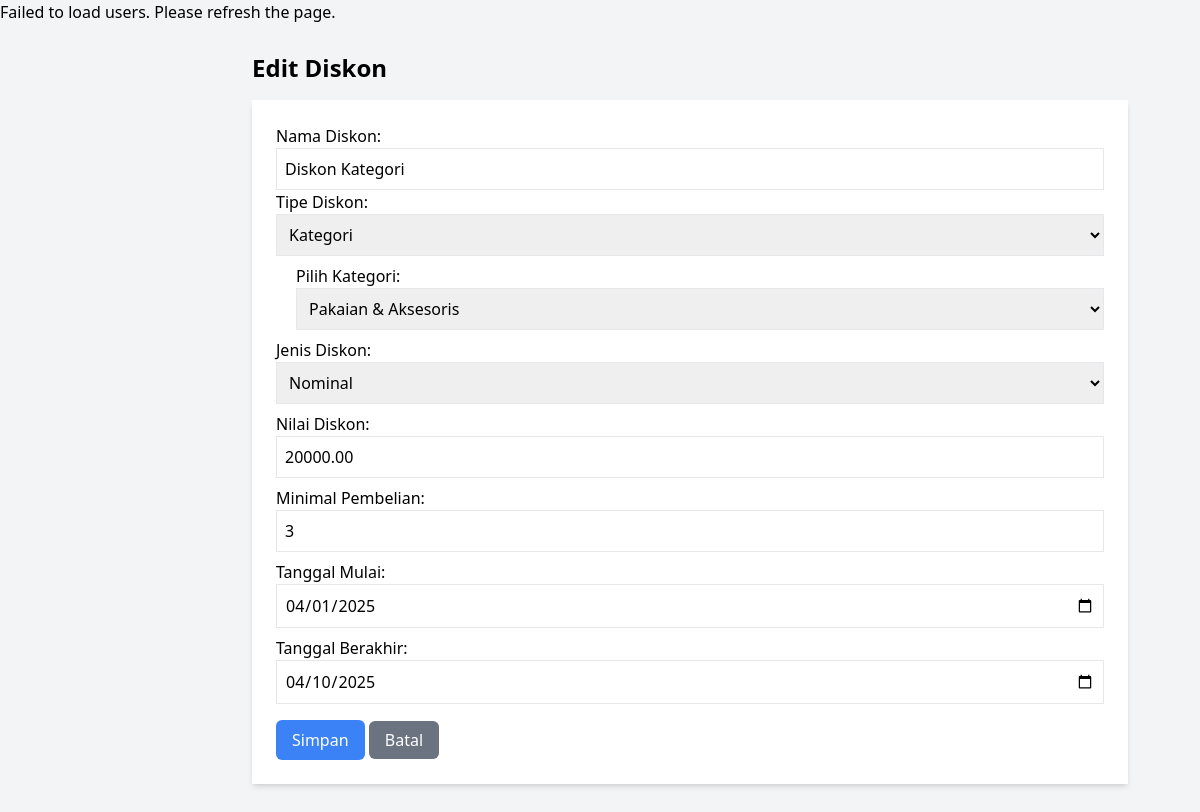
The page /admin/discount_form.php?id=2 on the database its author committed.
### tables this page shows
CREATE TABLE `discounts` (
  `id` int NOT NULL,
  `name` varchar(255) NOT NULL,
  `type` enum('product','category') NOT NULL,
  `product_id` int DEFAULT NULL,
  `category_id` int DEFAULT NULL,
  `discount_type` enum('percentage','fixed') NOT NULL,
  `discount_value` decimal(10,2) NOT NULL,
  `min_quantity` int DEFAULT '1',
  `start_date` date NOT NULL,
  `end_date` date NOT NULL,
  `created_at` timestamp NULL DEFAULT CURRENT_TIMESTAMP,
  `updated_at` timestamp NULL DEFAULT CURRENT_TIMESTAMP ON UPDATE CURRENT_TIMESTAMP
);

CREATE TABLE `categories` (
  `id` int NOT NULL,
  `category_name` varchar(50) NOT NULL,
  `created_at` timestamp NULL DEFAULT CURRENT_TIMESTAMP,
  `updated_at` timestamp NULL DEFAULT CURRENT_TIMESTAMP ON UPDATE CURRENT_TIMESTAMP
);

### admin/discount_form.php (the view, shortened to what this page needs)
<?php
require '../connection.php';
$discount = [
    'id' => '','name' => '', 'type' => '', 'product_id' => '', 'category_id' => '',
    'discount_type' => '', 'discount_value' => '', 'min_quantity' => '1',
    'start_date' => '', 'end_date' => ''
];
if (isset($_GET['id'])) {
    $stmt = $pdo->prepare("SELECT * FROM discounts WHERE id = ?");
    $stmt->execute([$_GET['id']]);
    $discount = $stmt->fetch(PDO::FETCH_ASSOC);
}
$categories = $pdo->query("SELECT * FROM categories")->fetchAll(PDO::FETCH_ASSOC);
?>
<!DOCTYPE html>
<html lang="en">
<head>
    <script src="https://cdn.tailwindcss.com"></script>
</head>
<body class="bg-gray-100">
    <div id="sidebar"></div>
    <div class="ml-60 w-9/12 px-3 py-7">
        <h2 class="text-2xl font-bold mb-4"><?= $discount['id'] ? 'Edit' : 'Tambah' ?> Diskon</h2>
        <form action="discount_process.php" method="POST" class="bg-white p-6 w-98 shadow-md">
            <label>Nama Diskon:</label>
            <input type="text" name="name" value="<?= $discount['name'] ?>"
                class="border p-2 w-full" required>
            <label>Tipe Diskon:</label>
            <select name="type" id="discountType" class="border p-2 w-full" required>
                <option value="category" <?= $discount['type'] == 'category' ? 'selected' : '' ?>>Kategori</option>
            </select>
            <div id="categorySelect" class="mt-2 ml-5" style="display: none;">
                <label>Pilih Kategori:</label>
                <select name="category_id" class="border p-2 w-full">
                    <?php foreach ($categories as $category): ?>
                        <option value="<?= $category['id'] ?>" <?= $discount['category_id'] == $category['id'] ? 'selected' : '' ?>>
                            <?= $category['category_name'] ?>
                        </option>
                    <?php endforeach; ?>
                </select>
            </div>
            <label class="block mt-2">Jenis Diskon:</label>
            <select name="discount_type" class="border p-2 w-full" required>
                <option value="fixed" <?= $discount['discount_type'] == 'fixed' ? 'selected' : '' ?>>Nominal</option>
            </select>
            <label class="block mt-2">Nilai Diskon:</label>
            <input type="number" name="discount_value" value="<?= $discount['discount_value'] ?>"
                class="border p-2 w-full" required>
            <label class="block mt-2">Minimal Pembelian:</label>
            <input type="number" name="min_quantity" value="<?= $discount['min_quantity'] ?>" class="border p-2 w-full">
            <label class="block mt-2">Tanggal Mulai:</label>
            <input type="date" name="start_date" value="<?= $discount['start_date'] ?>" class="border p-2 w-full" required>
            <label class="block mt-2">Tanggal Berakhir:</label>
            <input type="date" name="end_date" value="<?= $discount['end_date'] ?>" class="border p-2 w-full" required>
            <button type="submit" name="save" class="mt-4 px-4 py-2 bg-blue-500 text-white rounded-md">
                Simpan
            </button>
            <a href="discount.php" class="px-4 py-2 bg-gray-500 text-white rounded-md">Batal</a>
        </form>
    </div>
</body>
</html>

### rows shown on the page
discounts: name "Diskon Kategori", type "Kategori", category_id "Pakaian & Aksesoris", discount_type "Nominal", discount_value "20000.00", min_quantity "3", start_date "04/01/2025", end_date "04/10/2025"
